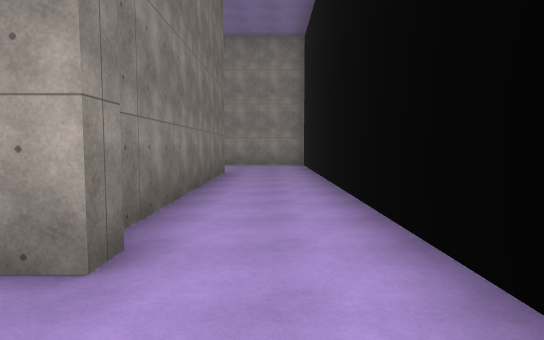
[1] (above)

24 first-person views from a walk through a Unity game level. The camera is 1.5 m above the floor, tilts 4° down and sees 75° across. The floor is counted in squares, 2 m on a side. Each view is taken from the middle of a square. On the plan, view 1 faces up. The plan holds only what a view shows up to about 11 squares ahead; the rest is blank. The place goes on beyond the plan. The player character is not drawn. Some animated figures are left out. Some surface patterns are stand-ins.

[2]
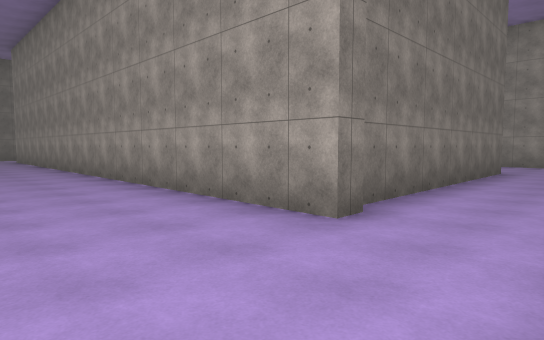

[3]
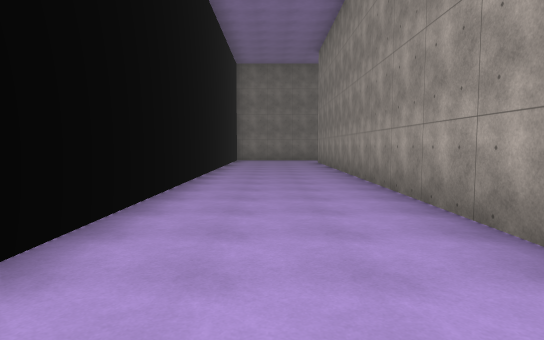

[4]
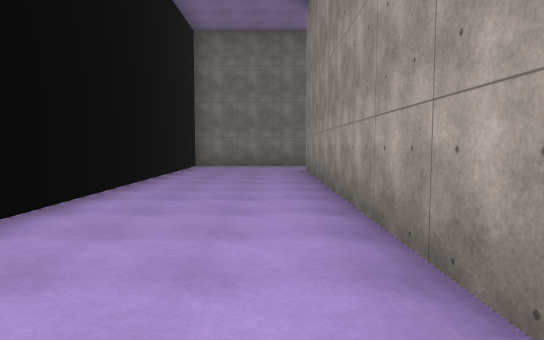

[5]
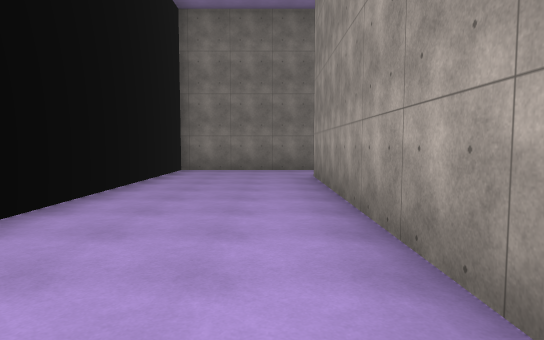

[6]
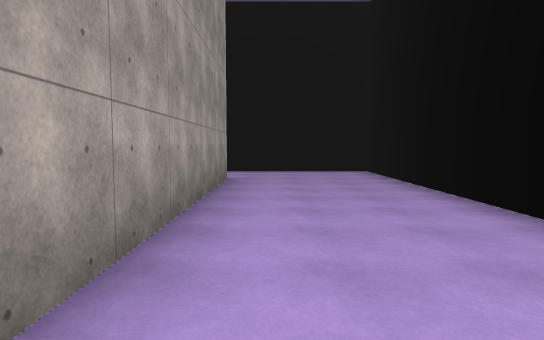

[7]
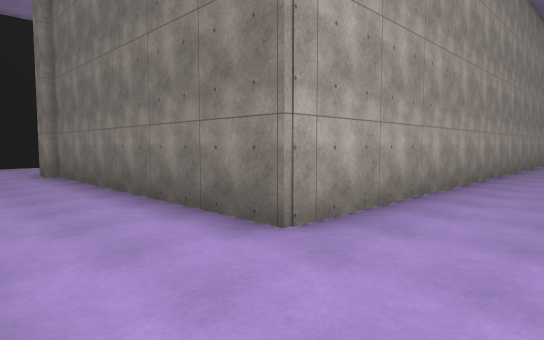

[8]
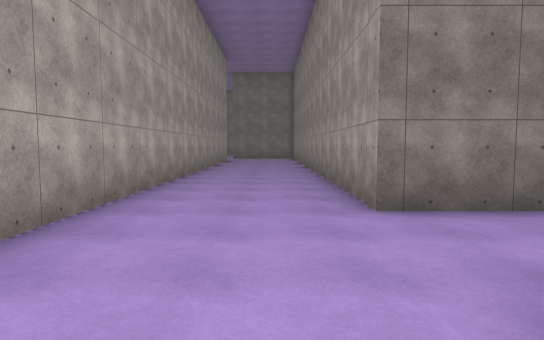

[9]
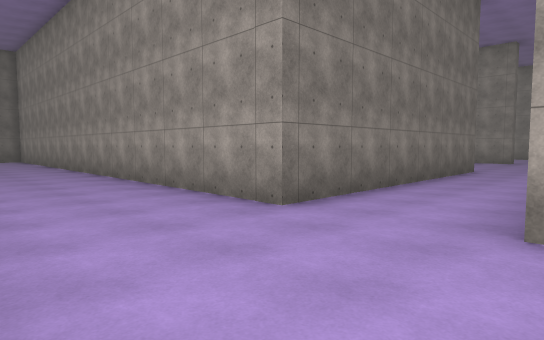

[10]
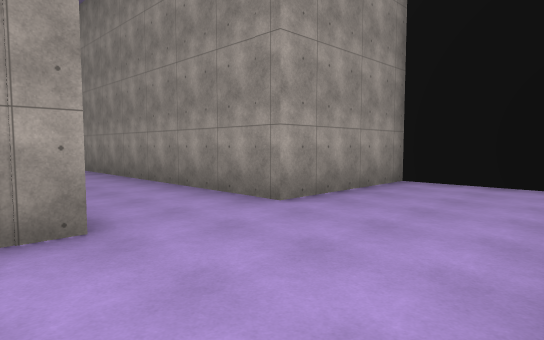

[11]
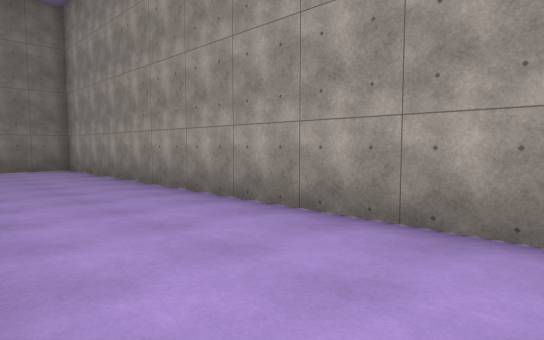

[12]
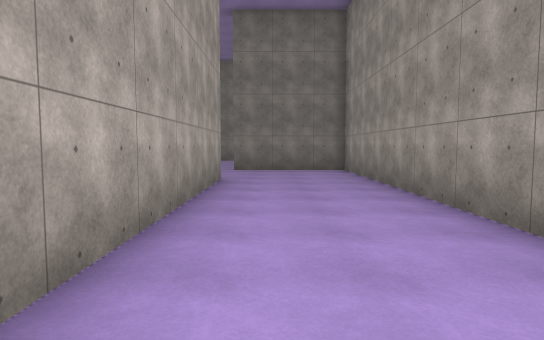

[13]
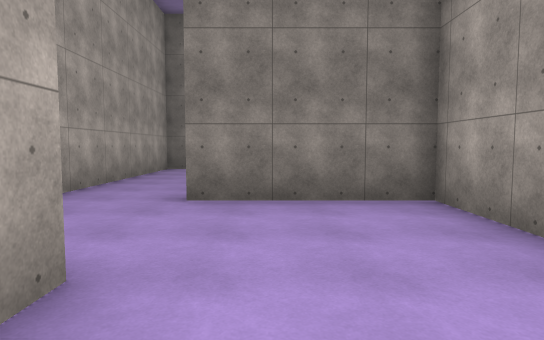

[14]
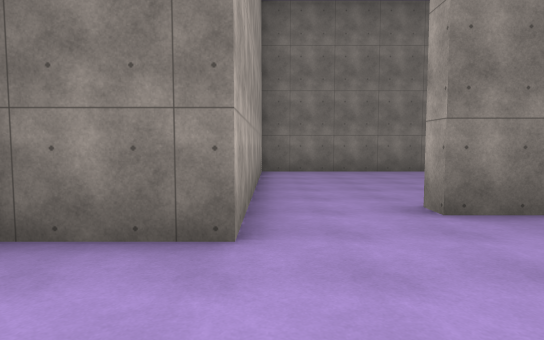

[15]
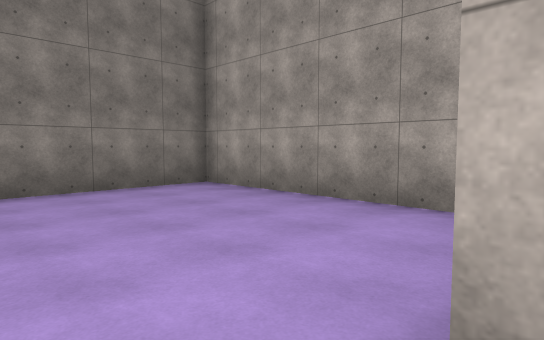

[16]
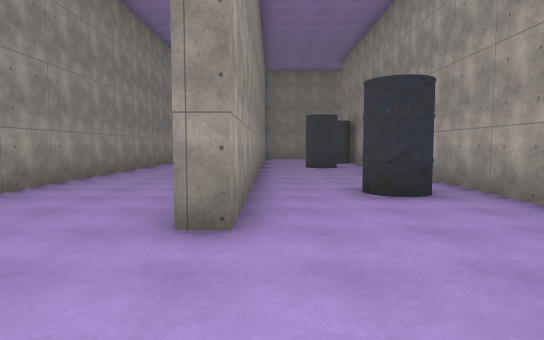

[17]
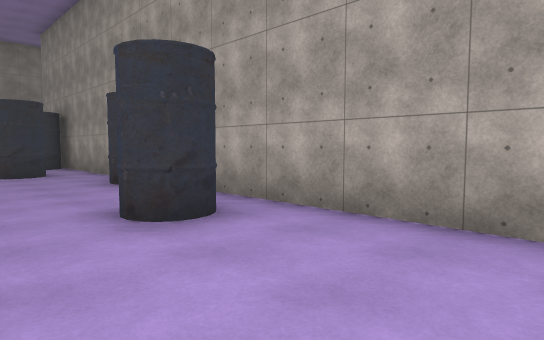

[18]
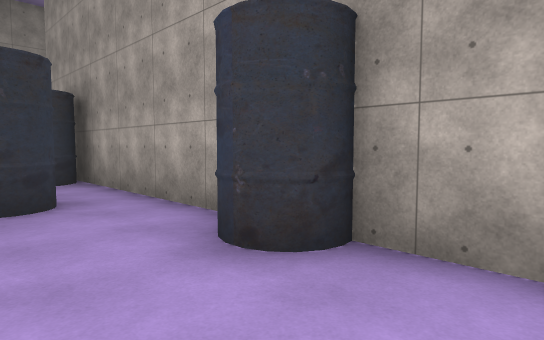

[19]
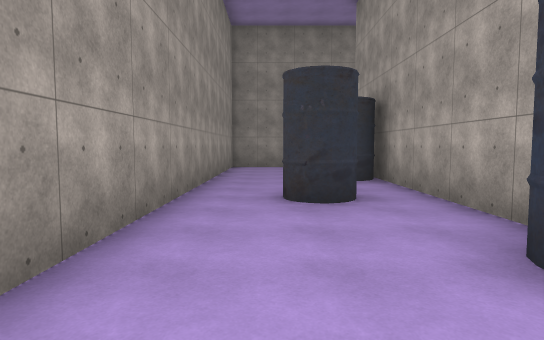

[20]
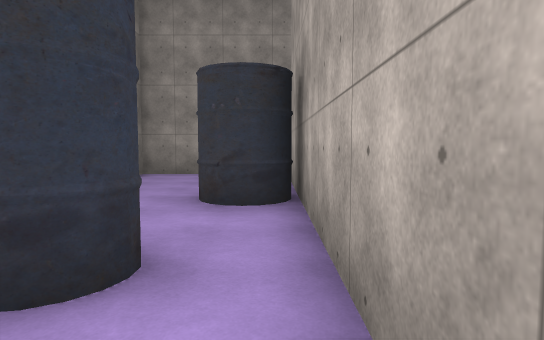

[21]
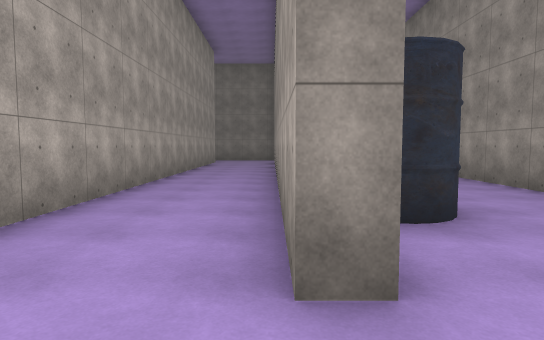

[22]
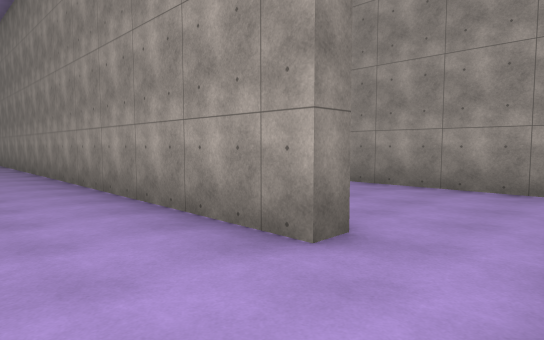

[23]
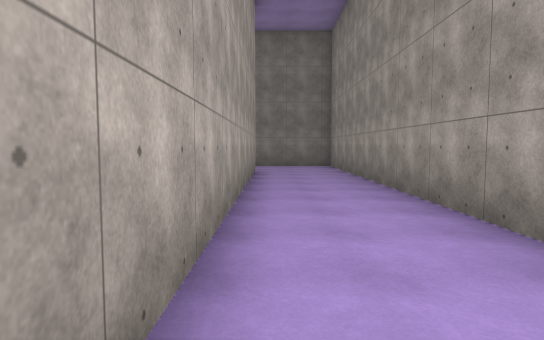

[24]
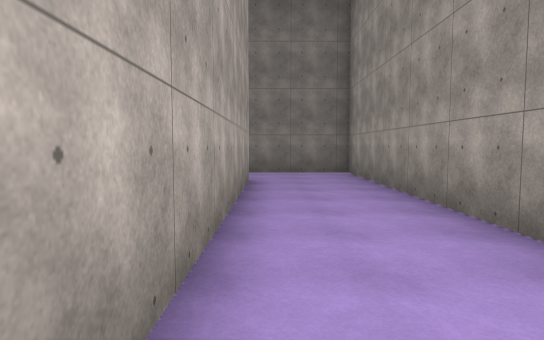

### Floor plan
Points are (right, up) in squares from view 1. A wall is a line through its corners. A room is listed if a view was taken in it or the views show most of it. See-through windows are left out.
Room 1 (views 1, 2, 3, 4, 5, 6, 7, 8, 9, 10, 11, 12, 13, 14, 17, 18, 19, 20)
walls: (-10.8, 5.6) (-4.1, 5.6); (-1.8, 7.9) (-1.8, 9.4) (-17.9, 9.4) (-17.9, 9.9) (-1.3, 9.9) (-1.3, 2.5); (-18.6, 5.6) (-12.8, 5.6); (-1.1, 2.6) (-1.1, 2) (-17.6, 2); (-19.7, 7.7) (-19.7, 5.9); (1.2, 5.4) (1.2, 13.2) (-2.5, 13.2) (-2.5, 21.4); (-5, 21.1) (-5, 13.2) (-20.8, 13.2) (-20.8, 9.8); (-4.2, -1.7) (1.2, -1.7) (1.2, 2.4); (-19.7, 1.5) (-19.7, -1.7) (-7.2, -1.7)
ways out: opening at (-21, 8.5) to room 2; opening at (-18.5, 2) to room 3; opening at (-2.5, 5) to room 3
objects: barrel (-16, 7) to (-15, 7); barrel (-12, 6); barrel (-9, 7); barrel (-6, 6) to (-6, 7)
Room 2 (views 15, 16)
walls: (-20.8, 9.8) (-21.4, 9.8); (-22.2, 13.2) (-27.1, 13.2) (-27.1, 7.7) (-19.7, 7.7)
ways out: opening at (-21, 8.5) to room 1
Room 3 (views 21, 22, 23, 24)
walls: (-17.4, 2.5) (-5.1, 2.5); (-3.7, 5.6) (-3.7, 5.1) (-19.7, 5.1) (-19.7, 1.5)
ways out: opening at (-18.5, 2) to room 1; opening at (-2.5, 5) to room 1

Where each view was taken, in squares from view 1:
view 1: 0 up, 0 right, facing up
view 2: 1 down, 1 right, facing up-left
view 3: 0 up, 2 left, facing left
view 4: 1 up, 7 left, facing left
view 5: 1 up, 9 left, facing left
view 6: 1 up, 9 left, facing right
view 7: 12 up, 1 right, facing down-left
view 8: 12 up, 1 left, facing left
view 9: 10 up, 2 left, facing up-left
view 10: 10 up, 6 left, facing up-right
view 11: 10 up, 9 left, facing up-left
view 12: 11 up, 10 left, facing left
view 13: 11 up, 16 left, facing left
view 14: 8 up, 17 left, facing left
view 15: 9 up, 21 left, facing up-left
view 16: 9 up, 21 left, facing right
view 17: 9 up, 19 left, facing down-right
view 18: 8 up, 14 left, facing down-right
view 19: 8 up, 14 left, facing right
view 20: 6 up, 11 left, facing right
view 21: 5 up, 2 left, facing left
view 22: 3 up, 2 left, facing up-left
view 23: 3 up, 7 left, facing left
view 24: 3 up, 10 left, facing left
